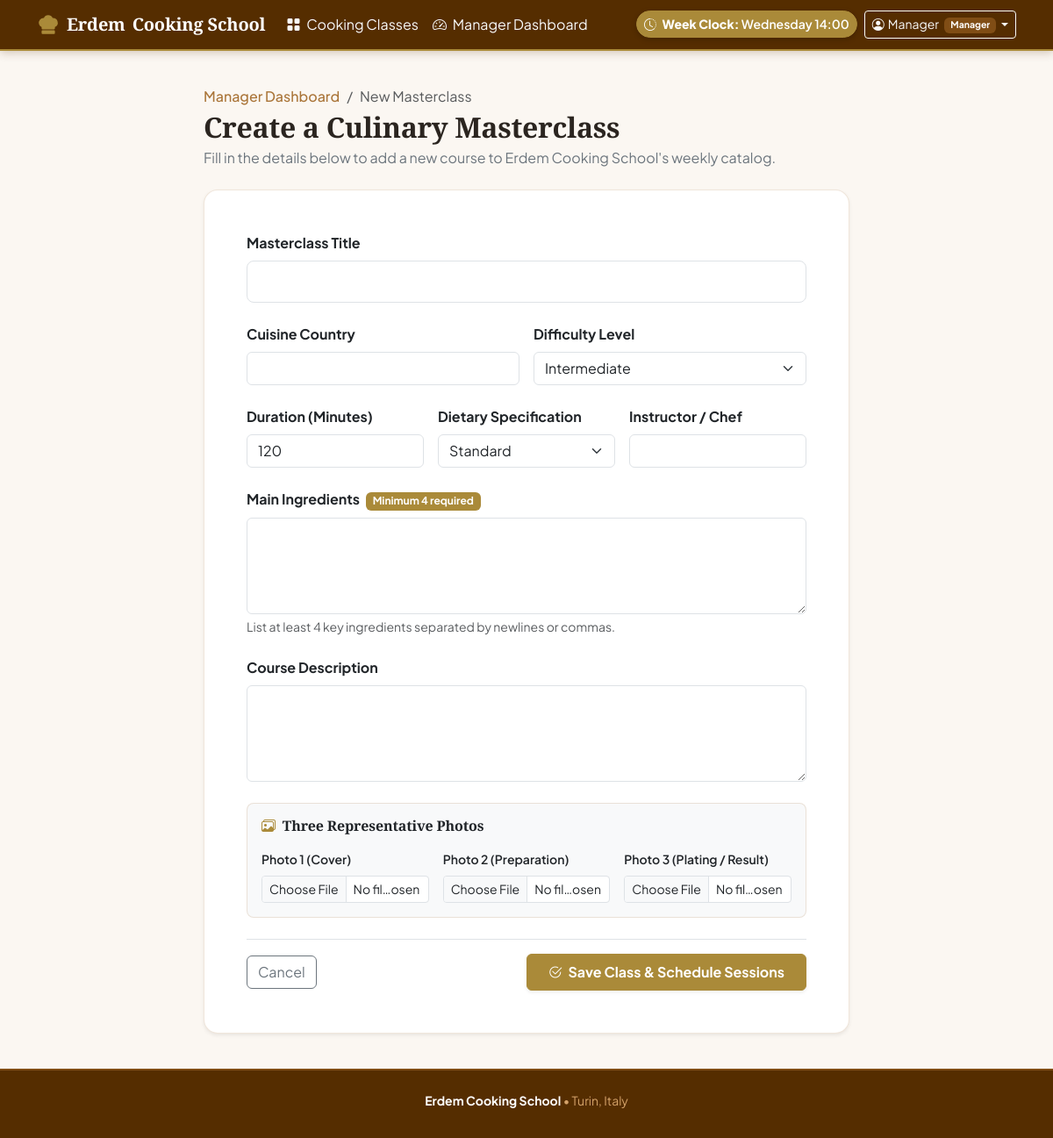
The page /classes/create (signed in) on the database its author committed.
### tables this page shows
CREATE TABLE simulation (
                                        key TEXT PRIMARY KEY,
                                        value TEXT NOT NULL
                                );

CREATE TABLE users (
                                        id INTEGER PRIMARY KEY AUTOINCREMENT,
                                        first_name TEXT NOT NULL,
                                        last_name TEXT NOT NULL,
                                        email TEXT UNIQUE NOT NULL,
                                        password TEXT NOT NULL,
                                        role TEXT NOT NULL CHECK (role IN ('manager', 'student'))
                                );

### app.py (the view, shortened to what this page needs)
@app.route('/classes/create', methods=['GET', 'POST'])
@login_required
def createClass():
    if not current_user.isManager():
        flash("Only cooking school managers can create classes.", "danger")
        return redirect(url_for('index'))
    return render_template('create_class.html', formData={})

### app.py (called while the page is built)
@loginManager.user_loader
def loadUser(userId):
    dbUser = dao.getUserById(userId)
    if dbUser:
        return User(
            id=dbUser['id'],
            firstName=dbUser['first_name'],
            lastName=dbUser['last_name'],
            email=dbUser['email'],
            password=dbUser['password'],
            role=dbUser['role']
        )
    return None

@app.context_processor
def injectGlobalContext():
    simDay, simTime = dao.getSimulatedTime()
    return {
        'simulatedDay': simDay,
        'simulatedTime': simTime,
        'daysOfWeek': dao.DAYS_OF_WEEK
    }

### dao.py (called while the page is built)
def getDatabaseConnection():
    conn = sqlite3.connect(DATABASE)
    conn.row_factory = sqlite3.Row
    conn.execute("PRAGMA foreign_keys = ON;")
    return conn

def getSimulatedTime():
    conn = getDatabaseConnection()
    cursor = conn.cursor()
    cursor.execute("SELECT value FROM simulation WHERE key = 'simulated_day';")
    day_row = cursor.fetchone()
    cursor.execute("SELECT value FROM simulation WHERE key = 'simulated_time';")
    time_row = cursor.fetchone()
    conn.close()
    sim_day = day_row['value'] if day_row else 'Wednesday'
    sim_time = time_row['value'] if time_row else '14:00'
    return sim_day, sim_time

def getUserById(userId):
    conn = getDatabaseConnection()
    cursor = conn.cursor()
    cursor.execute("SELECT * FROM users WHERE id = ?;", (userId,))
    user = cursor.fetchone()
    conn.close()
    return user

### models.py (called while the page is built)
    def isManager(self):
        return self.role == 'manager'

### templates/create_class.html (shortened to what this page needs)
{% extends 'base.html' %}
{% block content %}
<div class="row justify-content-center py-3">
    <div class="col-12 col-lg-9 col-xl-8">
        <div class="mb-4">
            <nav aria-label="breadcrumb">
                <ol class="breadcrumb mb-1">
                    <li class="breadcrumb-item"><a href="{{ url_for('managerProfile') }}"
                            class="text-decoration-none">Manager Dashboard</a></li>
                    <li class="breadcrumb-item active" aria-current="page">New Masterclass</li>
                </ol>
            </nav>
            <h1 class="h2 fw-bold mb-1">Create a Culinary Masterclass</h1>
            <p class="text-secondary">Fill in the details below to add a new course to Erdem Cooking School's weekly
                catalog.</p>
        </div>
        <div class="card border-0 shadow-sm rounded-4 bg-white p-4 p-md-5">
            <form action="{{ url_for('createClass') }}" method="POST" enctype="multipart/form-data" novalidate>
                <div class="mb-4">
                    <label for="title" class="form-label fw-bold">Masterclass Title</label>
                    <input type="text" class="form-control form-control-lg" id="title" name="title"
                        value="{{ formData.get('title', '') }}" required minlength="3">
                </div>
                <div class="row g-3 mb-4">
                    <div class="col-md-6">
                        <label for="cuisine" class="form-label fw-bold">Cuisine Country</label>
                        <input type="text" class="form-control" id="cuisine" name="cuisine"
                            value="{{ formData.get('cuisine', '') }}" required>
                    </div>
                    <div class="col-md-6">
                        <label for="difficulty" class="form-label fw-bold">Difficulty Level</label>
                        <select class="form-select" id="difficulty" name="difficulty" required>
                            <option value="Intermediate" {% if formData.get('difficulty')=='Intermediate' or not
                                formData.get('difficulty') %}selected{% endif %}>Intermediate</option>
                        </select>
                    </div>
                </div>
                <div class="row g-3 mb-4">
                    <div class="col-md-4">
                        <label for="duration" class="form-label fw-bold">Duration (Minutes)</label>
                        <input type="number" class="form-control" id="duration" name="duration"
                            value="{{ formData.get('duration', '120') }}" min="30" max="360" step="15" required>
                    </div>
                    <div class="col-md-4">
                        <label for="dietary" class="form-label fw-bold">Dietary Specification</label>
                        <select class="form-select" id="dietary" name="dietary_category" required>
                            <option value="Standard" {% if formData.get('dietary_category')=='Standard' or not
                                formData.get('dietary_category') %}selected{% endif %}>Standard</option>
                        </select>
                    </div>
                    <div class="col-md-4">
                        <label for="chef" class="form-label fw-bold">Instructor / Chef</label>
                        <input type="text" class="form-control" id="chef" name="chef"
                            value="{{ formData.get('chef', '') }}" required>
                    </div>
                </div>
                <div class="mb-4">
                    <label for="ingredients" class="form-label fw-bold">
                        Main Ingredients <span class="badge bg-warning text-dark ms-1">Minimum 4 required</span>
                    </label>
                    <textarea class="form-control font-monospace small" id="ingredients" name="ingredients" rows="4"
                        required>{{ formData.get('ingredients', '') }}</textarea>
                    <div class="form-text">List at least 4 key ingredients separated by newlines or commas.</div>
                </div>
                <div class="mb-4">
                    <label for="description" class="form-label fw-bold">Course Description</label>
                    <textarea class="form-control" id="description" name="description" rows="4"
                        required>{{ formData.get('description', '') }}</textarea>
                </div>
                <div class="card border rounded-3 p-3 bg-light mb-4">
                    <h2 class="h6 fw-bold text-dark mb-3"><i class="bi bi-images text-warning me-1"></i> Three Representative Photos</h2>
                    <div class="row g-3">
                        <div class="col-md-4">
                            <label for="photo1" class="form-label small fw-semibold">Photo 1 (Cover)</label>
                            <input type="file" class="form-control form-control-sm" id="photo1" name="photo1" accept="image/*" required>
                        </div>
                        <div class="col-md-4">
                            <label for="photo2" class="form-label small fw-semibold">Photo 2 (Preparation)</label>
                            <input type="file" class="form-control form-control-sm" id="photo2" name="photo2" accept="image/*" required>
                        </div>
                        <div class="col-md-4">
                            <label for="photo3" class="form-label small fw-semibold">Photo 3 (Plating / Result)</label>
                            <input type="file" class="form-control form-control-sm" id="photo3" name="photo3" accept="image/*" required>
                        </div>
                    </div>
                </div>
                <div class="d-flex justify-content-between align-items-center pt-3 border-top">
                    <a href="{{ url_for('managerProfile') }}" class="btn btn-outline-secondary">
                        Cancel
                    </a>
                    <button type="submit" class="btn btn-warning fw-bold px-4 py-2 shadow-sm">
                        <i class="bi bi-check2-circle me-1"></i> Save Class &amp; Schedule Sessions
                    </button>
                </div>
            </form>
        </div>
    </div>
</div>
{% endblock %}

### templates/base.html (shortened to what this page needs)
<!DOCTYPE html>
<html lang="en">
<head>
  <link href="https://cdn.jsdelivr.net/npm/bootstrap@5.3.3/dist/css/bootstrap.min.css" rel="stylesheet">
  <link rel="stylesheet" href="https://cdn.jsdelivr.net/npm/bootstrap-icons@1.11.3/font/bootstrap-icons.min.css">
  <link rel="stylesheet" href="{{ url_for('static', filename='css/style.css') }}">
</head>
<body class="d-flex flex-column min-vh-100">
  <header class="site-header sticky-top">
    <nav class="navbar navbar-expand-lg navbar-dark py-2">
      <div class="container">
        <a class="navbar-brand d-flex align-items-center gap-2 fw-bold text-white" href="{{ url_for('index') }}">
          <span>Erdem</span> Cooking School
        </a>
        <div class="collapse navbar-collapse" id="navbarMain">
          <ul class="navbar-nav me-auto mb-2 mb-lg-0">
            {% if current_user.is_authenticated %}
            <li class="nav-item">
              <a class="nav-link text-light" href="{{ url_for('classesCatalog') }}">
                <i class="bi bi-grid-fill me-1"></i> Cooking Classes
              </a>
            </li>
            {% endif %}
            {% if current_user.is_authenticated and current_user.isManager() %}
            <li class="nav-item">
              <a class="nav-link text-light" href="{{ url_for('managerProfile') }}">
                <i class="bi bi-speedometer2 me-1"></i> Manager Dashboard
              </a>
            </li>
            {% elif current_user.is_authenticated and current_user.isStudent() %}
            <li class="nav-item">
              <a class="nav-link text-light" href="{{ url_for('studentProfile') }}">
                <i class="bi bi-calendar-check me-1"></i> Student Dashboard
              </a>
            </li>
            {% endif %}
          </ul>
          <div class="d-flex align-items-center flex-wrap gap-2 ms-auto">
            <button type="button" class="btn btn-sm btn-outline-warning rounded-pill" data-bs-toggle="modal"
              data-bs-target="#clockModal">
              <i class="bi bi-clock-history me-1"></i>
              <strong>Week Clock:</strong> {{ simulatedDay }} {{ simulatedTime }}
            </button>
            {% if current_user.is_authenticated %}
            <div class="dropdown">
              <button class="btn btn-sm btn-outline-light dropdown-toggle" type="button" data-bs-toggle="dropdown">
                <i class="bi bi-person-circle me-1"></i>{{ current_user.firstName }}
                <span class="badge bg-secondary ms-1">{{ current_user.role|capitalize }}</span>
              </button>
            </div>
            {% else %}
            {% if request.endpoint not in ('login', 'register') %}
            <a href="{{ url_for('login') }}" class="btn btn-sm btn-warning fw-semibold">
              <i class="bi bi-box-arrow-in-right me-1"></i> Log In
            </a>
            {% endif %}
            {% endif %}
          </div>
        </div>
      </div>
    </nav>
  </header>
  <main id="main-content" class="py-4 flex-grow-1">
    <div class="container">
      {% block content %}{% endblock %}
    </div>
  </main>
  <footer class="site-footer py-4 mt-auto">
    <div class="container text-center small">
      <div class="mb-2">
        <strong class="text-white">Erdem Cooking School</strong> &bull; Turin, Italy
      </div>
    </div>
  </footer>
</body>
</html>

### static/css/style.css (style rules this page uses)
:root { --primary-darkest: #552d00; --primary-dark: #804d15; --primary-base: #aa7539; --primary-light: #d4a26a; --primary-lightest: #ffd7aa; --bg-app: #fbf7f2; --sec1-light: #ffe7aa; --sec1-mid: #d4b66a; --sec1-base: #aa8a39; --sec1-dark: #806115; --sec1-darkest: #553d00; --sec2-light: #ffbaaa; --sec2-mid: #d47f6a; --sec2-base: #aa4e39; --sec2-dark: #802a15; --sec2-darkest: #551000; }
body { background-color: var(--bg-app); color: #2b2520; font-family: 'Plus Jakarta Sans', system-ui, -apple-system, sans-serif; -webkit-font-smoothing: antialiased; }
h1, h2, h3, .navbar-brand { font-family: 'Playfair Display', Georgia, serif; letter-spacing: -0.01em; }
.site-header { background-color: var(--primary-darkest) !important; border-bottom: 2px solid var(--sec1-base); box-shadow: 0 2px 10px rgba(85, 45, 0, 0.25); }
.site-footer { background-color: var(--primary-darkest) !important; color: var(--primary-light) !important; border-top: 2px solid var(--primary-dark); }
.site-footer strong { color: #ffffff; }
.text-warning, svg.text-warning, i.text-warning { color: var(--sec1-base) !important; }
.btn-warning { background-color: var(--sec1-base) !important; border-color: var(--sec1-base) !important; color: #ffffff !important; font-weight: 600; transition: all 0.2s ease-in-out; }
.btn-outline-warning { color: var(--sec1-darkest) !important; border-color: var(--sec1-base) !important; background-color: transparent; font-weight: 600; transition: all 0.2s ease-in-out; }
.site-header .btn-outline-warning, .clock-btn { background-color: var(--sec1-base) !important; border-color: var(--sec1-base) !important; color: #ffffff !important; font-weight: 600; box-shadow: 0 2px 6px rgba(0, 0, 0, 0.2); }
.badge.bg-warning, .badge.bg-warning.text-dark { background-color: var(--sec1-base) !important; color: #ffffff !important; }
.badge.bg-secondary { background-color: var(--primary-dark) !important; color: #ffffff !important; }
.card { border: 1px solid rgba(170, 117, 57, 0.18) !important; }
.breadcrumb a { color: var(--primary-base); font-weight: 500; }

### rows shown on the page
simulation: value "Wednesday"
simulation: value "14:00"
users: firstName "Manager", role "Manager"
